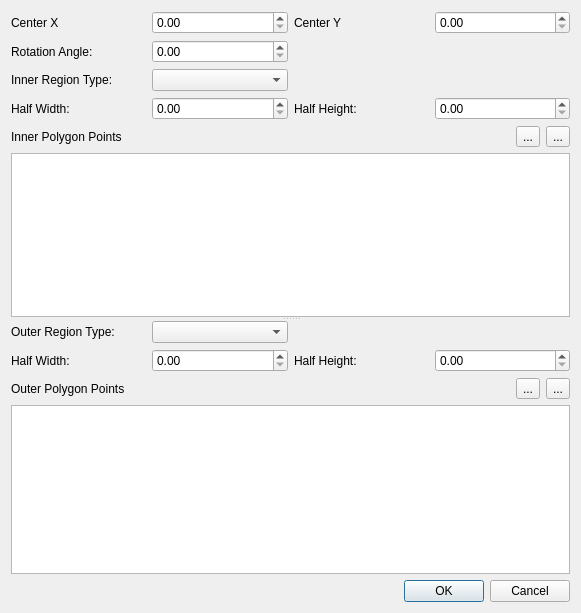
<?xml version="1.0" encoding="UTF-8"?>
<ui version="4.0">
 <class>QxrdROIEditorDialog</class>
 <widget class="QDialog" name="QxrdROIEditorDialog">
  <property name="geometry">
   <rect>
    <x>0</x>
    <y>0</y>
    <width>581</width>
    <height>613</height>
   </rect>
  </property>
  <property name="windowTitle">
   <string>Dialog</string>
  </property>
  <layout class="QGridLayout" name="gridLayout_3">
   <item row="2" column="0" colspan="4">
    <widget class="QSplitter" name="splitter">
     <property name="orientation">
      <enum>Qt::Vertical</enum>
     </property>
     <widget class="QWidget" name="layoutWidget">
      <layout class="QGridLayout" name="gridLayout_2">
       <item row="2" column="1">
        <widget class="QComboBox" name="m_InnerType"/>
       </item>
       <item row="3" column="2">
        <widget class="QLabel" name="m_InnerHeightLabel">
         <property name="text">
          <string>Half Height:</string>
         </property>
        </widget>
       </item>
       <item row="2" column="0">
        <widget class="QLabel" name="label_4">
         <property name="text">
          <string>Inner Region Type:</string>
         </property>
        </widget>
       </item>
       <item row="3" column="3">
        <widget class="QDoubleSpinBox" name="m_InnerHeight"/>
       </item>
       <item row="3" column="1">
        <widget class="QDoubleSpinBox" name="m_InnerWidth"/>
       </item>
       <item row="4" column="0" colspan="4">
        <layout class="QHBoxLayout" name="horizontalLayout">
         <item>
          <widget class="QLabel" name="m_InnerPolygonLabel">
           <property name="text">
            <string>Inner Polygon Points</string>
           </property>
          </widget>
         </item>
         <item>
          <spacer name="horizontalSpacer">
           <property name="orientation">
            <enum>Qt::Horizontal</enum>
           </property>
           <property name="sizeHint" stdset="0">
            <size>
             <width>208</width>
             <height>20</height>
            </size>
           </property>
          </spacer>
         </item>
         <item>
          <widget class="QToolButton" name="m_InnerAddPoint">
           <property name="toolTip">
            <string>Add polygon vertex</string>
           </property>
           <property name="text">
            <string>...</string>
           </property>
           <property name="icon">
            <iconset resource="qxrdresources.qrc">
             <normaloff>:/images/list-add.png</normaloff>:/images/list-add.png</iconset>
           </property>
          </widget>
         </item>
         <item>
          <widget class="QToolButton" name="m_InnerDelPoint">
           <property name="toolTip">
            <string>Delete polygon vertex</string>
           </property>
           <property name="text">
            <string>...</string>
           </property>
           <property name="icon">
            <iconset resource="qxrdresources.qrc">
             <normaloff>:/images/list-remove.png</normaloff>:/images/list-remove.png</iconset>
           </property>
          </widget>
         </item>
        </layout>
       </item>
       <item row="1" column="1">
        <widget class="QDoubleSpinBox" name="m_Rotation"/>
       </item>
       <item row="5" column="0" colspan="4">
        <widget class="QTableView" name="m_InnerPolygon"/>
       </item>
       <item row="3" column="0">
        <widget class="QLabel" name="m_InnerWidthLabel">
         <property name="text">
          <string>Half Width:</string>
         </property>
        </widget>
       </item>
       <item row="1" column="0">
        <widget class="QLabel" name="label_10">
         <property name="text">
          <string>Rotation Angle:</string>
         </property>
        </widget>
       </item>
       <item row="0" column="0">
        <widget class="QLabel" name="label">
         <property name="text">
          <string>Center X</string>
         </property>
        </widget>
       </item>
       <item row="0" column="1">
        <widget class="QDoubleSpinBox" name="m_CenterX"/>
       </item>
       <item row="0" column="2">
        <widget class="QLabel" name="label_2">
         <property name="text">
          <string>Center Y</string>
         </property>
        </widget>
       </item>
       <item row="0" column="3">
        <widget class="QDoubleSpinBox" name="m_CenterY"/>
       </item>
      </layout>
     </widget>
     <widget class="QWidget" name="layoutWidget">
      <layout class="QGridLayout" name="gridLayout">
       <item row="1" column="1">
        <widget class="QDoubleSpinBox" name="m_OuterWidth"/>
       </item>
       <item row="1" column="3">
        <widget class="QDoubleSpinBox" name="m_OuterHeight"/>
       </item>
       <item row="0" column="0">
        <widget class="QLabel" name="label_5">
         <property name="text">
          <string>Outer Region Type:</string>
         </property>
        </widget>
       </item>
       <item row="1" column="0">
        <widget class="QLabel" name="m_OuterWidthLabel">
         <property name="text">
          <string>Half Width:</string>
         </property>
        </widget>
       </item>
       <item row="3" column="0" colspan="4">
        <widget class="QTableView" name="m_OuterPolygon"/>
       </item>
       <item row="0" column="1">
        <widget class="QComboBox" name="m_OuterType"/>
       </item>
       <item row="1" column="2">
        <widget class="QLabel" name="m_OuterHeightLabel">
         <property name="text">
          <string>Half Height:</string>
         </property>
        </widget>
       </item>
       <item row="2" column="0" colspan="4">
        <layout class="QHBoxLayout" name="horizontalLayout_2">
         <item>
          <widget class="QLabel" name="m_OuterPolygonLabel">
           <property name="text">
            <string>Outer Polygon Points</string>
           </property>
          </widget>
         </item>
         <item>
          <spacer name="horizontalSpacer_2">
           <property name="orientation">
            <enum>Qt::Horizontal</enum>
           </property>
           <property name="sizeHint" stdset="0">
            <size>
             <width>208</width>
             <height>20</height>
            </size>
           </property>
          </spacer>
         </item>
         <item>
          <widget class="QToolButton" name="m_OuterAddPoint">
           <property name="toolTip">
            <string>Add polygon vertex</string>
           </property>
           <property name="text">
            <string>...</string>
           </property>
           <property name="icon">
            <iconset resource="qxrdresources.qrc">
             <normaloff>:/images/list-add.png</normaloff>:/images/list-add.png</iconset>
           </property>
          </widget>
         </item>
         <item>
          <widget class="QToolButton" name="m_OuterDelPoint">
           <property name="toolTip">
            <string>Delete polygon vertex</string>
           </property>
           <property name="text">
            <string>...</string>
           </property>
           <property name="icon">
            <iconset resource="qxrdresources.qrc">
             <normaloff>:/images/list-remove.png</normaloff>:/images/list-remove.png</iconset>
           </property>
          </widget>
         </item>
        </layout>
       </item>
      </layout>
     </widget>
    </widget>
   </item>
   <item row="3" column="0" colspan="4">
    <widget class="QDialogButtonBox" name="buttonBox">
     <property name="orientation">
      <enum>Qt::Horizontal</enum>
     </property>
     <property name="standardButtons">
      <set>QDialogButtonBox::Cancel|QDialogButtonBox::Ok</set>
     </property>
    </widget>
   </item>
  </layout>
 </widget>
 <resources>
  <include location="qxrdresources.qrc"/>
 </resources>
 <connections>
  <connection>
   <sender>buttonBox</sender>
   <signal>accepted()</signal>
   <receiver>QxrdROIEditorDialog</receiver>
   <slot>accept()</slot>
   <hints>
    <hint type="sourcelabel">
     <x>248</x>
     <y>254</y>
    </hint>
    <hint type="destinationlabel">
     <x>157</x>
     <y>274</y>
    </hint>
   </hints>
  </connection>
  <connection>
   <sender>buttonBox</sender>
   <signal>rejected()</signal>
   <receiver>QxrdROIEditorDialog</receiver>
   <slot>reject()</slot>
   <hints>
    <hint type="sourcelabel">
     <x>316</x>
     <y>260</y>
    </hint>
    <hint type="destinationlabel">
     <x>286</x>
     <y>274</y>
    </hint>
   </hints>
  </connection>
 </connections>
</ui>
